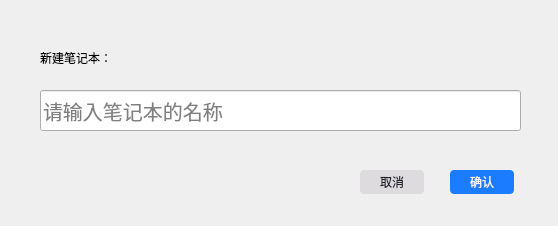
<?xml version="1.0" encoding="UTF-8"?>
<ui version="4.0">
 <class>NotebookDialog</class>
 <widget class="QDialog" name="NotebookDialog">
  <property name="geometry">
   <rect>
    <x>0</x>
    <y>0</y>
    <width>558</width>
    <height>226</height>
   </rect>
  </property>
  <property name="windowTitle">
   <string>Dialog</string>
  </property>
  <widget class="QLineEdit" name="lineEdit">
   <property name="geometry">
    <rect>
     <x>40</x>
     <y>90</y>
     <width>481</width>
     <height>41</height>
    </rect>
   </property>
   <property name="font">
    <font>
     <pointsize>15</pointsize>
    </font>
   </property>
   <property name="placeholderText">
    <string>请输入笔记本的名称</string>
   </property>
  </widget>
  <widget class="QLabel" name="label">
   <property name="geometry">
    <rect>
     <x>40</x>
     <y>50</y>
     <width>91</width>
     <height>16</height>
    </rect>
   </property>
   <property name="text">
    <string>新建笔记本：</string>
   </property>
  </widget>
  <widget class="QPushButton" name="cancelBtn">
   <property name="geometry">
    <rect>
     <x>360</x>
     <y>170</y>
     <width>64</width>
     <height>24</height>
    </rect>
   </property>
   <property name="styleSheet">
    <string notr="true">QPushButton{background:#dedbde;color:#1f212b;border-radius:4px;border:none;padding:2px;}

QPushButton:hover{
	background:#ececec;
}</string>
   </property>
   <property name="text">
    <string>取消</string>
   </property>
  </widget>
  <widget class="QPushButton" name="okBtn">
   <property name="geometry">
    <rect>
     <x>450</x>
     <y>170</y>
     <width>64</width>
     <height>24</height>
    </rect>
   </property>
   <property name="styleSheet">
    <string notr="true">QPushButton{background:#1b7cff;color:#f9f9f9;border-radius:4px;border:none;padding:2px;}
QPushButton:hover{
	background:#2064db;
}</string>
   </property>
   <property name="text">
    <string>确认</string>
   </property>
  </widget>
 </widget>
 <resources/>
 <connections/>
</ui>
